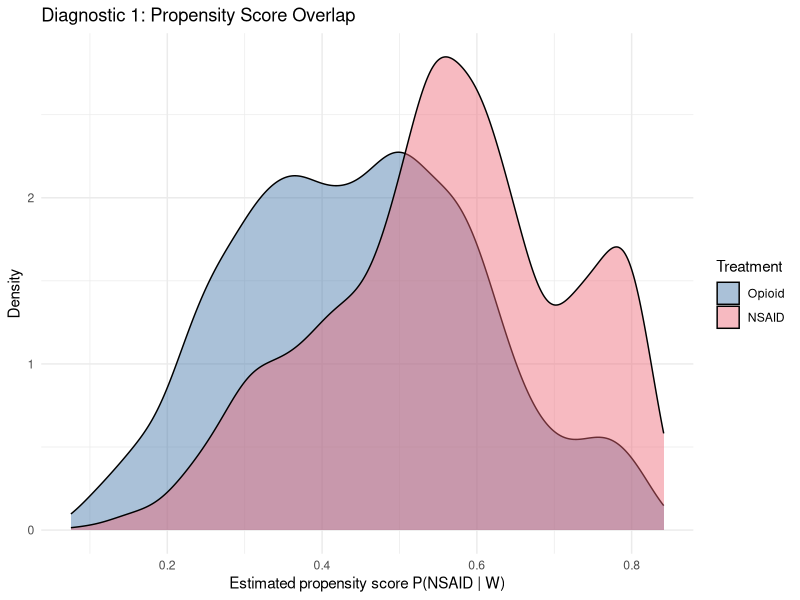
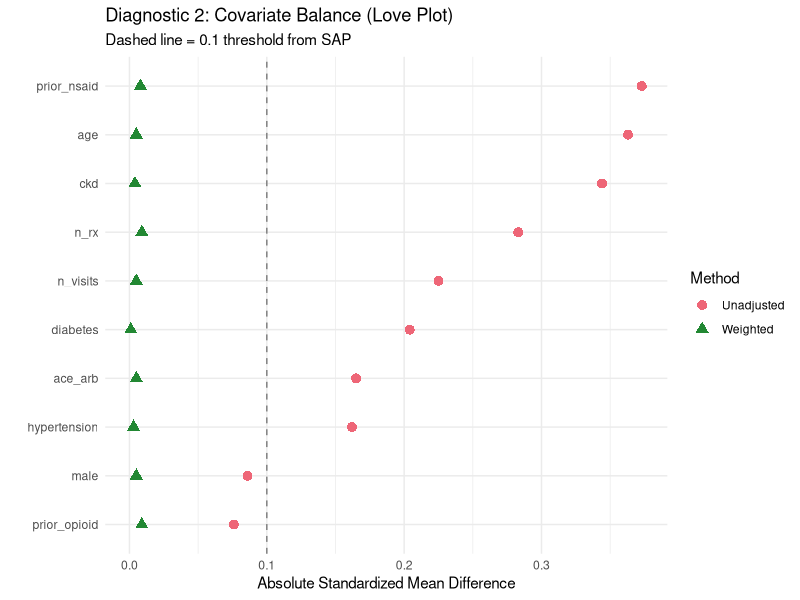
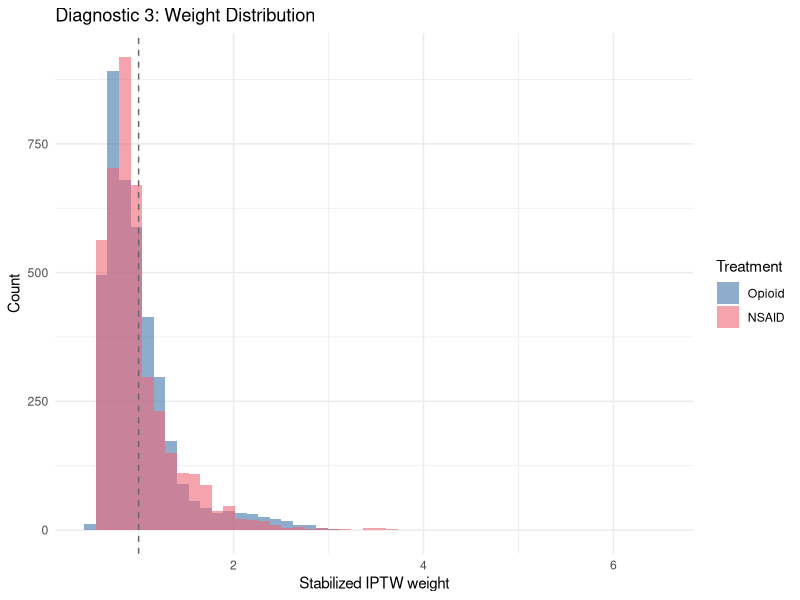
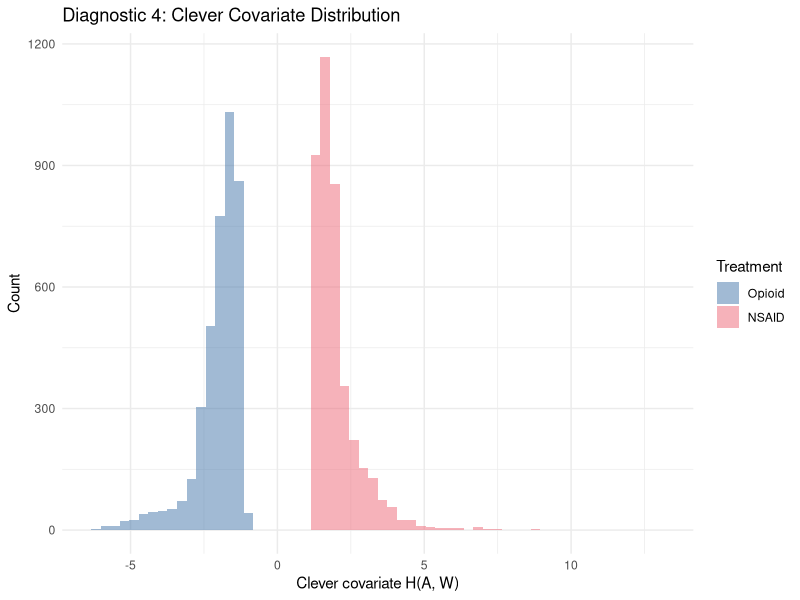
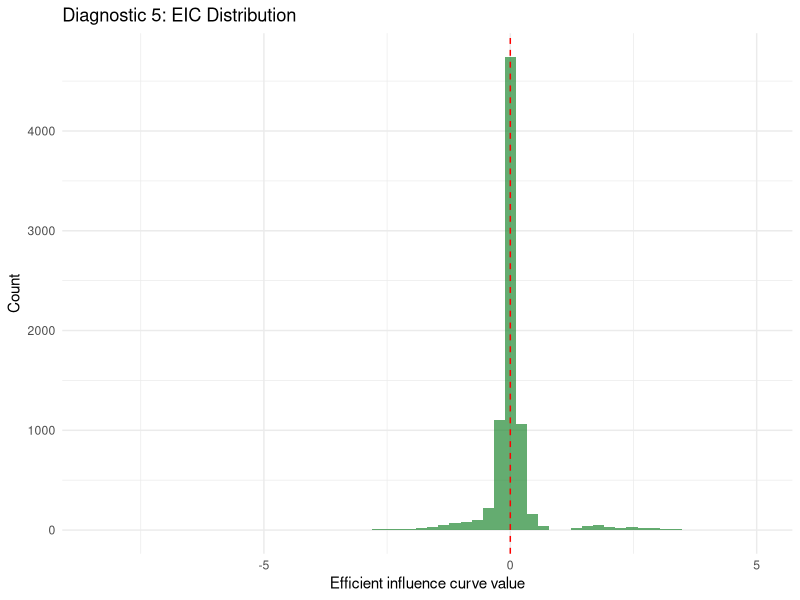
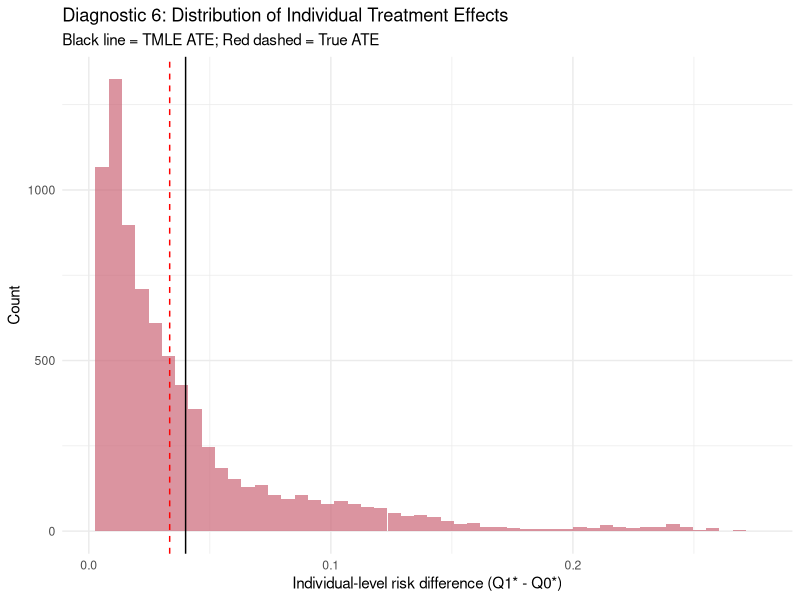
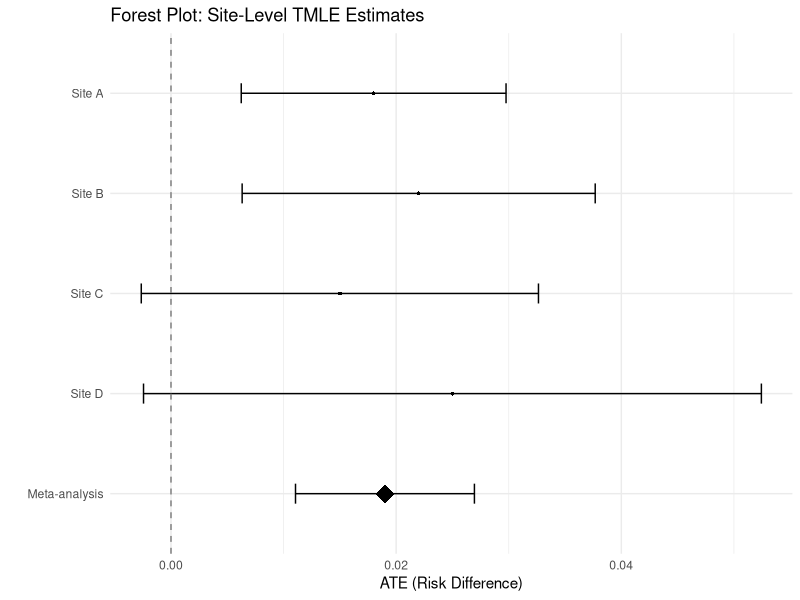

Recreate these plots in R, in order.
## ---- chunk 1
#| include: false
knitr::opts_chunk$set(
  collapse = TRUE,
  comment = "#>",
  fig.width = 7,
  fig.height = 4,
  fig.align = "center",
  message = FALSE,
  warning = FALSE
)
## ---- chunk 2
library(tidyverse)

# ============================================================
# LOCKED SEED — specified in the Statistical Analysis Plan
# ============================================================
set.seed(20260101)

n <- 8000

# --- Baseline confounders (claims-derived) ---

# Demographics
age  <- round(runif(n, 18, 80))
male <- rbinom(n, 1, 0.45)

# Comorbidities (from diagnosis codes)
# CKD stage (0=none, 1=mild, 2=moderate, 3=severe)
ckd <- sample(0:3, n, replace = TRUE,
              prob = c(0.70, 0.15, 0.10, 0.05))
diabetes   <- rbinom(n, 1, plogis(-2.0 + 0.03 * age + 0.5 * (ckd > 0)))
hypertension <- rbinom(n, 1, plogis(-1.5 + 0.04 * age + 0.3 * male))

# Medication history
prior_nsaid <- rbinom(n, 1, 0.35)
prior_opioid <- rbinom(n, 1, 0.20)
ace_arb     <- rbinom(n, 1, plogis(-1.8 + 0.8 * hypertension + 0.5 * diabetes))

# Healthcare utilization (proxy for overall health burden)
n_rx <- rpois(n, lambda = 3 + 0.05 * age + 2 * (ckd > 1) + diabetes)
n_visits <- rpois(n, lambda = 2 + 0.02 * age + ckd + diabetes)

# --- Treatment model ---
# NSAIDs are preferentially prescribed to:
# - younger patients
# - those without CKD (contraindication concern)
# - those with prior NSAID use (familiarity)
# - those without ACE/ARB use (drug interaction concern)
# Includes nonlinear age effect and interactions
lp_trt <- 0.3 +
  -0.02 * (age - 50) +
  -0.0005 * (age - 50)^2 +
  -0.8 * (ckd >= 2) +
  -0.3 * (ckd == 1) +
  -0.2 * diabetes +
  0.5 * prior_nsaid +
  -0.3 * prior_opioid +
  -0.4 * ace_arb +
  -0.01 * n_rx +
  0.15 * male +
  0.3 * prior_nsaid * (ckd == 0)  # interaction: prior NSAID use matters more without CKD

A <- rbinom(n, 1, plogis(lp_trt))

# --- Outcome model ---
# AKI risk depends on treatment and confounders
# True effect: NSAIDs moderately increase AKI risk
lp_out <- -4.5 +
  0.45 * A +                              # true causal effect (harmful)
  0.03 * (age - 50) +
  0.0003 * (age - 50)^2 +
  0.6 * (ckd == 1) +
  1.2 * (ckd == 2) +
  2.0 * (ckd >= 3) +
  0.4 * diabetes +
  0.3 * hypertension +
  0.5 * ace_arb +
  0.05 * n_rx +
  0.25 * A * (ckd >= 2) +                # interaction: NSAIDs more harmful with CKD
  0.15 * A * ace_arb +                    # interaction: NSAIDs + ACE/ARB
  -0.1 * male

Y <- rbinom(n, 1, plogis(lp_out))

dat <- tibble(
  age, male, ckd, diabetes, hypertension,
  prior_nsaid, prior_opioid, ace_arb,
  n_rx, n_visits, A, Y
)
## ---- chunk 3
# Compute the true ATE from the data-generating process
p1_true <- plogis(-4.5 + 0.45 * 1 + 0.03 * (age - 50) + 0.0003 * (age - 50)^2 +
                    0.6 * (ckd == 1) + 1.2 * (ckd == 2) + 2.0 * (ckd >= 3) +
                    0.4 * diabetes + 0.3 * hypertension + 0.5 * ace_arb +
                    0.05 * n_rx + 0.25 * 1 * (ckd >= 2) + 0.15 * 1 * ace_arb +
                    -0.1 * male)

p0_true <- plogis(-4.5 + 0.45 * 0 + 0.03 * (age - 50) + 0.0003 * (age - 50)^2 +
                    0.6 * (ckd == 1) + 1.2 * (ckd == 2) + 2.0 * (ckd >= 3) +
                    0.4 * diabetes + 0.3 * hypertension + 0.5 * ace_arb +
                    0.05 * n_rx + 0.25 * 0 * (ckd >= 2) + 0.15 * 0 * ace_arb +
                    -0.1 * male)

true_ate <- mean(p1_true - p0_true)
cat("True ATE (risk difference):", round(true_ate, 4), "\n")
cat("True risk under NSAIDs: ", round(mean(p1_true), 4), "\n")
cat("True risk under opioids:", round(mean(p0_true), 4), "\n")
cat("AKI event rate overall: ", round(mean(Y), 4), "\n")
cat("Treatment prevalence:   ", round(mean(A), 4), "\n")
## ---- chunk 4
# Covariate distributions by treatment group
dat %>%
  group_by(A) %>%
  summarise(
    n          = n(),
    mean_age   = mean(age),
    pct_male   = mean(male),
    pct_ckd_2plus = mean(ckd >= 2),
    pct_diabetes  = mean(diabetes),
    pct_htn    = mean(hypertension),
    pct_prior_nsaid = mean(prior_nsaid),
    pct_ace_arb = mean(ace_arb),
    mean_n_rx  = mean(n_rx),
    aki_rate   = mean(Y),
    .groups = "drop"
  )
## ---- chunk 5
# ============================================================
# PRE-SPECIFIED: Propensity score model
# SAP Section 4.2: Use logistic regression with all baseline
# covariates, squared age term, and CKD indicators
# ============================================================

covariates <- c("age", "male", "ckd", "diabetes", "hypertension",
                "prior_nsaid", "prior_opioid", "ace_arb", "n_rx", "n_visits")

# Convert CKD to factor for proper modeling
dat <- dat %>%
  mutate(ckd_f = factor(ckd))

g_formula <- A ~ age + I(age^2) + male + ckd_f + diabetes + hypertension +
  prior_nsaid + prior_opioid + ace_arb + n_rx + n_visits +
  prior_nsaid:ckd_f + ace_arb:diabetes

g_mod <- glm(g_formula, family = binomial, data = dat)

dat$ps <- predict(g_mod, type = "response")

# PRE-SPECIFIED: Truncate at [0.025, 0.975]
dat$ps_trunc <- pmax(0.025, pmin(0.975, dat$ps))
## ---- chunk 6
# ============================================================
# DIAGNOSTIC 1: Propensity score overlap
# SAP Section 5.1
# ============================================================

ggplot(dat, aes(x = ps, fill = factor(A, labels = c("Opioid", "NSAID")))) +
  geom_density(alpha = 0.45) +
  labs(
    x = "Estimated propensity score P(NSAID | W)",
    y = "Density",
    fill = "Treatment",
    title = "Diagnostic 1: Propensity Score Overlap"
  ) +
  theme_minimal() +
  scale_fill_manual(values = c("#4477AA", "#EE6677"))
## ---- chunk 7
# Quantile summary
dat %>%
  group_by(Treatment = factor(A, labels = c("Opioid", "NSAID"))) %>%
  summarise(
    min  = round(min(ps), 3),
    p5   = round(quantile(ps, 0.05), 3),
    p25  = round(quantile(ps, 0.25), 3),
    median = round(median(ps), 3),
    p75  = round(quantile(ps, 0.75), 3),
    p95  = round(quantile(ps, 0.95), 3),
    max  = round(max(ps), 3),
    .groups = "drop"
  )
## ---- chunk 8
# ============================================================
# DIAGNOSTIC 2: Covariate balance before and after weighting
# SAP Section 5.2: SMD threshold < 0.1
# ============================================================

compute_smd <- function(data, var, trt, weights = NULL) {
  if (is.null(weights)) weights <- rep(1, nrow(data))
  d1 <- data[[var]][data[[trt]] == 1]
  d0 <- data[[var]][data[[trt]] == 0]
  w1 <- weights[data[[trt]] == 1]
  w0 <- weights[data[[trt]] == 0]
  m1 <- weighted.mean(d1, w1)
  m0 <- weighted.mean(d0, w0)
  s1 <- sqrt(sum(w1 * (d1 - m1)^2) / sum(w1))
  s0 <- sqrt(sum(w0 * (d0 - m0)^2) / sum(w0))
  pooled_sd <- sqrt((s1^2 + s0^2) / 2)
  if (pooled_sd == 0) return(0)
  (m1 - m0) / pooled_sd
}

# Stabilized IPTW weights for balance assessment
p_A <- mean(dat$A)
dat$sw <- ifelse(dat$A == 1,
                 p_A / dat$ps_trunc,
                 (1 - p_A) / (1 - dat$ps_trunc))

balance_vars <- c("age", "male", "ckd", "diabetes", "hypertension",
                  "prior_nsaid", "prior_opioid", "ace_arb", "n_rx", "n_visits")

smd_raw <- sapply(balance_vars, function(v) compute_smd(dat, v, "A"))
smd_wt  <- sapply(balance_vars, function(v) compute_smd(dat, v, "A", dat$sw))

balance_df <- tibble(
  Covariate  = balance_vars,
  Unadjusted = round(abs(smd_raw), 3),
  Weighted   = round(abs(smd_wt), 3)
)

balance_df
## ---- chunk 9
# Love plot
balance_long <- balance_df %>%
  pivot_longer(-Covariate, names_to = "Method", values_to = "SMD")

ggplot(balance_long, aes(x = SMD, y = reorder(Covariate, SMD),
                         color = Method, shape = Method)) +
  geom_point(size = 3) +
  geom_vline(xintercept = 0.1, linetype = "dashed", color = "grey50") +
  labs(
    x = "Absolute Standardized Mean Difference",
    y = "",
    title = "Diagnostic 2: Covariate Balance (Love Plot)",
    subtitle = "Dashed line = 0.1 threshold from SAP"
  ) +
  theme_minimal() +
  scale_color_manual(values = c("#EE6677", "#228833"))
## ---- chunk 10
# ============================================================
# DIAGNOSTIC 3: Weight distribution
# SAP Section 5.3
# ============================================================

ggplot(dat, aes(x = sw, fill = factor(A, labels = c("Opioid", "NSAID")))) +
  geom_histogram(bins = 50, alpha = 0.6, position = "identity") +
  labs(
    x = "Stabilized IPTW weight",
    y = "Count",
    fill = "Treatment",
    title = "Diagnostic 3: Weight Distribution"
  ) +
  theme_minimal() +
  scale_fill_manual(values = c("#4477AA", "#EE6677")) +
  geom_vline(xintercept = 1, linetype = "dashed", color = "grey40")

cat("Weight summary:\n")
summary(dat$sw)
cat("Fraction > 5:", round(mean(dat$sw > 5), 4), "\n")
cat("Fraction > 10:", round(mean(dat$sw > 10), 4), "\n")
## ---- chunk 11
# ============================================================
# PRIMARY ANALYSIS: TMLE
# SAP Section 6.1
# ============================================================

logit <- function(p) log(p / (1 - p))

# --- Step 3a: Initial outcome model ---
# Pre-specified model form from SAP
q_formula <- Y ~ A + age + I(age^2) + male + ckd_f + diabetes + hypertension +
  prior_nsaid + prior_opioid + ace_arb + n_rx + n_visits +
  A:ckd_f + A:ace_arb + A:diabetes

q_mod <- glm(q_formula, family = binomial, data = dat)

# Initial predictions
Q1_init <- predict(q_mod, newdata = dat %>% mutate(A = 1), type = "response")
Q0_init <- predict(q_mod, newdata = dat %>% mutate(A = 0), type = "response")
QA_init <- predict(q_mod, type = "response")

cat("Initial outcome model fitted.\n")
cat("Q1 range:", round(range(Q1_init), 4), "\n")
cat("Q0 range:", round(range(Q0_init), 4), "\n")
## ---- chunk 12
# --- Step 3b: Clever covariate ---
H_A <- dat$A / dat$ps_trunc - (1 - dat$A) / (1 - dat$ps_trunc)
H_1 <- 1 / dat$ps_trunc
H_0 <- -1 / (1 - dat$ps_trunc)

cat("Clever covariate range:", round(range(H_A), 2), "\n")
## ---- chunk 13
# --- Step 3c: Fluctuation (targeting) model ---
fluc <- glm(dat$Y ~ -1 + offset(logit(QA_init)) + H_A,
            family = binomial)
epsilon <- coef(fluc)

cat("Epsilon (fluctuation parameter):", round(epsilon, 5), "\n")
## ---- chunk 14
# --- Step 3d: Updated predictions ---
Q1_star <- plogis(logit(Q1_init) + epsilon * H_1)
Q0_star <- plogis(logit(Q0_init) + epsilon * H_0)

# --- Step 3e: TMLE estimate ---
tmle_risk1 <- mean(Q1_star)
tmle_risk0 <- mean(Q0_star)
tmle_ate   <- tmle_risk1 - tmle_risk0

cat("TMLE risk (NSAIDs): ", round(tmle_risk1, 4), "\n")
cat("TMLE risk (opioids):", round(tmle_risk0, 4), "\n")
cat("TMLE ATE:           ", round(tmle_ate, 4), "\n")
cat("True ATE:           ", round(true_ate, 4), "\n")
## ---- chunk 15
# --- Step 3f: Inference via efficient influence curve ---
eic <- (dat$A / dat$ps_trunc) * (dat$Y - Q1_star) + Q1_star - tmle_risk1 -
       ((1 - dat$A) / (1 - dat$ps_trunc)) * (dat$Y - Q0_star) - Q0_star + tmle_risk0

tmle_se <- sqrt(var(eic) / n)
tmle_ci <- tmle_ate + c(-1.96, 1.96) * tmle_se

cat("\n=== PRIMARY RESULT ===\n")
cat("TMLE ATE:", round(tmle_ate, 4), "\n")
cat("SE:      ", round(tmle_se, 4), "\n")
cat("95% CI:  [", round(tmle_ci[1], 4), ",", round(tmle_ci[2], 4), "]\n")
cat("p-value: ", round(2 * pnorm(-abs(tmle_ate / tmle_se)), 4), "\n")
## ---- chunk 16
# --- Step 3g: Verify EIC mean ≈ 0 ---
cat("EIC mean:", round(mean(eic), 8), " (should be ~0)\n")
## ---- chunk 17
# ============================================================
# SECONDARY ANALYSIS 1: G-computation
# SAP Section 6.2
# ============================================================

gcomp_risk1 <- mean(Q1_init)
gcomp_risk0 <- mean(Q0_init)
gcomp_ate   <- gcomp_risk1 - gcomp_risk0

cat("G-computation ATE:", round(gcomp_ate, 4), "\n")
## ---- chunk 18
# ============================================================
# SECONDARY ANALYSIS 2: IPTW with stabilized weights
# SAP Section 6.3
# ============================================================

risk1_iptw <- with(dat, sum(sw * Y * (A == 1)) / sum(sw * (A == 1)))
risk0_iptw <- with(dat, sum(sw * Y * (A == 0)) / sum(sw * (A == 0)))
iptw_ate   <- risk1_iptw - risk0_iptw

cat("IPTW ATE:", round(iptw_ate, 4), "\n")
## ---- chunk 19
# ============================================================
# RESULTS COMPARISON TABLE
# SAP Section 7
# ============================================================

results <- tibble(
  Estimator = c("Unadjusted", "G-computation", "IPTW", "TMLE"),
  ATE = round(c(
    mean(dat$Y[dat$A == 1]) - mean(dat$Y[dat$A == 0]),
    gcomp_ate,
    iptw_ate,
    tmle_ate
  ), 4),
  SE = round(c(NA, NA, NA, tmle_se), 4),
  CI_lower = round(c(NA, NA, NA, tmle_ci[1]), 4),
  CI_upper = round(c(NA, NA, NA, tmle_ci[2]), 4)
)

results
## ---- chunk 20
# ============================================================
# DIAGNOSTIC 4: Clever covariate ranges
# SAP Section 5.4
# ============================================================

cc_df <- tibble(
  H = H_A,
  Treatment = factor(dat$A, labels = c("Opioid", "NSAID"))
)

ggplot(cc_df, aes(x = H, fill = Treatment)) +
  geom_histogram(bins = 60, alpha = 0.5, position = "identity") +
  labs(
    x = "Clever covariate H(A, W)",
    y = "Count",
    fill = "Treatment",
    title = "Diagnostic 4: Clever Covariate Distribution"
  ) +
  theme_minimal() +
  scale_fill_manual(values = c("#4477AA", "#EE6677"))
## ---- chunk 21
# ============================================================
# DIAGNOSTIC 5: Influence curve distribution
# SAP Section 5.5
# ============================================================

ggplot(tibble(eic = eic), aes(x = eic)) +
  geom_histogram(bins = 60, fill = "#228833", alpha = 0.7) +
  geom_vline(xintercept = 0, linetype = "dashed", color = "red") +
  labs(
    x = "Efficient influence curve value",
    y = "Count",
    title = "Diagnostic 5: EIC Distribution"
  ) +
  theme_minimal()

cat("EIC summary:\n")
summary(eic)
cat("\nTop 5 most influential observations:\n")
head(sort(abs(eic), decreasing = TRUE), 5)
## ---- chunk 22
# ============================================================
# DIAGNOSTIC 6: Predicted outcome distributions
# SAP Section 5.6
# ============================================================

pred_df <- tibble(
  Q1_star = Q1_star,
  Q0_star = Q0_star,
  diff = Q1_star - Q0_star
)

ggplot(pred_df, aes(x = diff)) +
  geom_histogram(bins = 50, fill = "#CC6677", alpha = 0.7) +
  geom_vline(xintercept = mean(pred_df$diff), linetype = "solid", color = "black") +
  geom_vline(xintercept = true_ate, linetype = "dashed", color = "red") +
  labs(
    x = "Individual-level risk difference (Q1* - Q0*)",
    y = "Count",
    title = "Diagnostic 6: Distribution of Individual Treatment Effects",
    subtitle = "Black line = TMLE ATE; Red dashed = True ATE"
  ) +
  theme_minimal()
## ---- chunk 23
# ============================================================
# AUDIT TRAIL
# ============================================================

audit <- list(
  protocol_version = "v1.0",
  sap_version = "v1.0",
  analysis_date = Sys.Date(),
  r_version = R.version.string,
  seed = 20260101,
  sample_size = n,

  # Diagnostics summary
  diagnostics = list(
    ps_range = round(range(dat$ps), 4),
    ps_truncation = c(0.025, 0.975),
    max_smd_unadjusted = round(max(balance_df$Unadjusted), 3),
    max_smd_weighted = round(max(balance_df$Weighted), 3),
    smd_threshold = 0.1,
    balance_achieved = all(balance_df$Weighted < 0.1),
    max_weight = round(max(dat$sw), 2),
    eic_mean = round(mean(eic), 8)
  ),

  # Primary result
  primary_result = list(
    estimator = "TMLE",
    ate = round(tmle_ate, 4),
    se = round(tmle_se, 4),
    ci_95 = round(tmle_ci, 4),
    p_value = round(2 * pnorm(-abs(tmle_ate / tmle_se)), 4)
  ),

  # Secondary results
  secondary_results = list(
    gcomp_ate = round(gcomp_ate, 4),
    iptw_ate = round(iptw_ate, 4)
  )
)

# Print audit summary
cat("=== AUDIT TRAIL ===\n")
cat("Protocol:", audit$protocol_version, "\n")
cat("Date:", as.character(audit$analysis_date), "\n")
cat("R:", audit$r_version, "\n")
cat("Seed:", audit$seed, "\n")
cat("N:", audit$sample_size, "\n")
cat("\n--- Diagnostics ---\n")
cat("PS range:", audit$diagnostics$ps_range, "\n")
cat("Max SMD (weighted):", audit$diagnostics$max_smd_weighted, "\n")
cat("Balance achieved:", audit$diagnostics$balance_achieved, "\n")
cat("EIC mean:", audit$diagnostics$eic_mean, "\n")
cat("\n--- Primary Result ---\n")
cat("ATE:", audit$primary_result$ate, "\n")
cat("95% CI:", audit$primary_result$ci_95, "\n")
cat("p-value:", audit$primary_result$p_value, "\n")
## ---- chunk 24
# ============================================================
# SENSITIVITY ANALYSIS: E-value
# SAP Section 8.1
# ============================================================

# Convert risk difference to risk ratio for E-value computation
risk_ratio <- tmle_risk1 / tmle_risk0

# E-value formula for risk ratios
compute_evalue <- function(rr) {
  if (rr >= 1) {
    rr + sqrt(rr * (rr - 1))
  } else {
    1/rr + sqrt(1/rr * (1/rr - 1))
  }
}

evalue_point <- compute_evalue(risk_ratio)

# E-value for confidence interval bound closest to null
rr_ci_lower <- (tmle_risk0 + tmle_ci[1]) / tmle_risk0  # approximate
evalue_ci <- if(rr_ci_lower > 1) compute_evalue(rr_ci_lower) else 1

cat("Risk ratio (NSAIDs vs opioids):", round(risk_ratio, 3), "\n")
cat("E-value (point estimate):", round(evalue_point, 2), "\n")
cat("E-value (CI bound):", round(evalue_ci, 2), "\n")
cat("\nInterpretation: An unmeasured confounder would need an association\n")
cat("of at least RR =", round(evalue_point, 2), "with both treatment and outcome\n")
cat("(above and beyond measured confounders) to explain away the\n")
cat("observed effect.\n")
## ---- chunk 25
cat("=== REGULATORY SUMMARY ===\n\n")
cat("Study: Post-marketing safety analysis of NSAIDs vs opioids for AKI risk\n")
cat("Design: Active comparator, new user, cohort study\n")
cat("Method: Pre-specified TMLE with parametric nuisance models\n\n")
cat("Primary endpoint: 90-day acute kidney injury\n")
cat("NSAIDs (n =", sum(dat$A == 1), "): estimated 90-day AKI risk =",
    round(tmle_risk1 * 100, 2), "%\n")
cat("Opioids (n =", sum(dat$A == 0), "): estimated 90-day AKI risk =",
    round(tmle_risk0 * 100, 2), "%\n")
cat("Risk difference:", round(tmle_ate * 100, 2), "percentage points\n")
cat("95% CI:", round(tmle_ci[1] * 100, 2), "to", round(tmle_ci[2] * 100, 2),
    "percentage points\n\n")

if (tmle_ci[1] > 0) {
  cat("Conclusion: Statistically significant increase in AKI risk with NSAIDs.\n")
  cat("The results support updating prescribing guidelines to include AKI risk\n")
  cat("assessment, particularly for patients with pre-existing CKD.\n")
} else if (tmle_ci[2] < 0) {
  cat("Conclusion: Statistically significant decrease in AKI risk with NSAIDs.\n")
} else {
  cat("Conclusion: The risk difference is not statistically significant.\n")
  cat("Continued monitoring is recommended.\n")
}
## ---- chunk 26
# Simulated multi-site results
site_results <- tibble(
  site = c("Site A", "Site B", "Site C", "Site D"),
  n = c(3200, 2100, 1800, 900),
  ate = c(0.018, 0.022, 0.015, 0.025),
  se = c(0.006, 0.008, 0.009, 0.014)
)

# Inverse-variance weighted meta-analysis
site_results <- site_results %>%
  mutate(
    w = 1 / se^2,
    w_ate = w * ate
  )

meta_ate <- sum(site_results$w_ate) / sum(site_results$w)
meta_se  <- sqrt(1 / sum(site_results$w))
meta_ci  <- meta_ate + c(-1.96, 1.96) * meta_se

cat("Meta-analytic TMLE:\n")
cat("  ATE:", round(meta_ate, 4), "\n")
cat("  SE:", round(meta_se, 4), "\n")
cat("  95% CI: [", round(meta_ci[1], 4), ",", round(meta_ci[2], 4), "]\n")
## ---- chunk 27
# Forest plot of site-level results
site_results <- site_results %>%
  mutate(
    ci_low = ate - 1.96 * se,
    ci_high = ate + 1.96 * se
  )

meta_row <- tibble(
  site = "Meta-analysis",
  n = sum(site_results$n),
  ate = meta_ate,
  se = meta_se,
  ci_low = meta_ci[1],
  ci_high = meta_ci[2]
)

forest_df <- bind_rows(site_results, meta_row) %>%
  mutate(site = factor(site, levels = rev(c(site_results$site, "Meta-analysis"))))

ggplot(forest_df, aes(x = ate, y = site)) +
  geom_point(aes(size = ifelse(site == "Meta-analysis", 4, 2.5)),
             shape = ifelse(forest_df$site == "Meta-analysis", 18, 16)) +
  geom_errorbarh(aes(xmin = ci_low, xmax = ci_high), height = 0.2) +
  geom_vline(xintercept = 0, linetype = "dashed", color = "grey50") +
  labs(
    x = "ATE (Risk Difference)",
    y = "",
    title = "Forest Plot: Site-Level TMLE Estimates"
  ) +
  theme_minimal() +
  theme(legend.position = "none")
## ---- chunk 28
sessionInfo()
